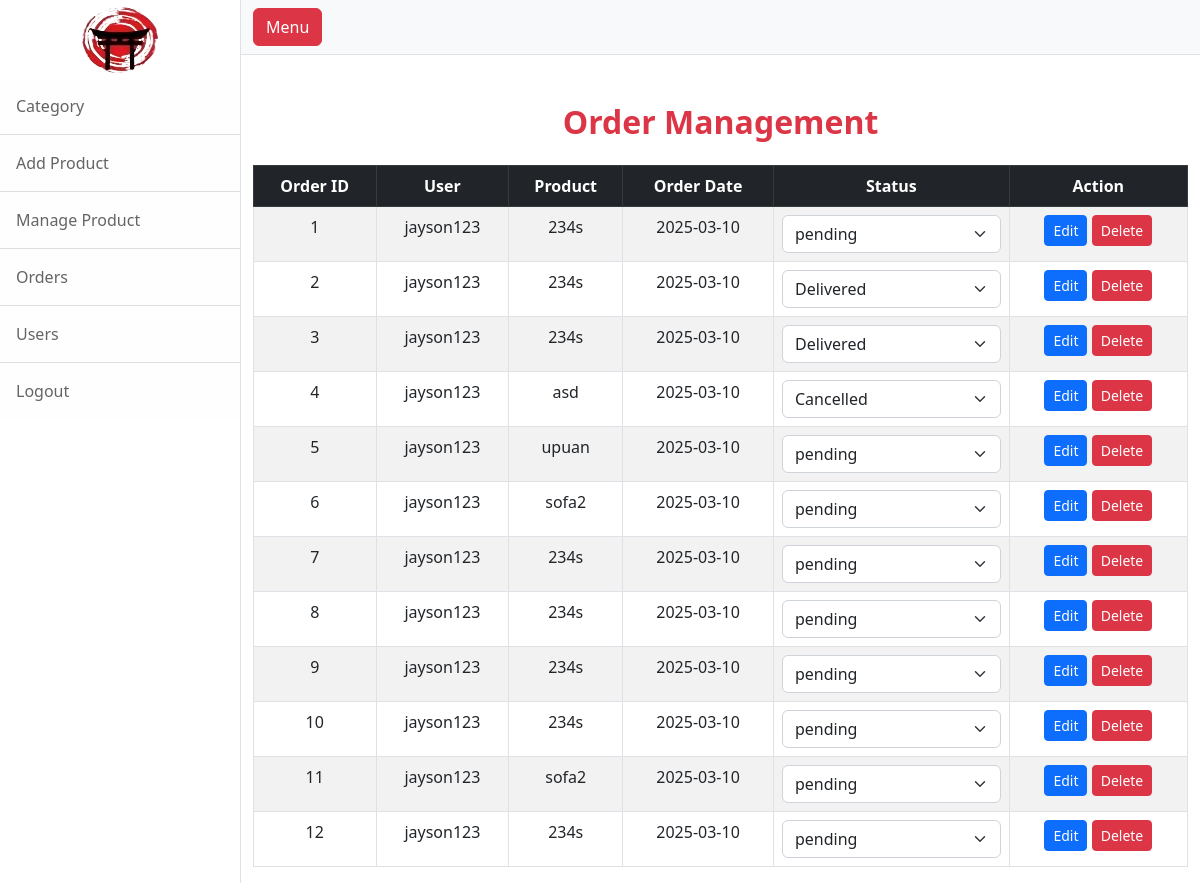
Screenshot of /admin/orders.php (signed in) with the database file from the repository.
### tables this page shows
CREATE TABLE `orders` (
  `order_id` int(11) NOT NULL,
  `user_id` int(11) DEFAULT NULL,
  `product_id` int(11) DEFAULT NULL,
  `product_name` varchar(255) NOT NULL,
  `quantity` int(11) NOT NULL,
  `order_date` date DEFAULT curdate(),
  `status` enum('pending','ready to ship','delivered','cancelled') NOT NULL DEFAULT 'pending',
  `mode_of_payment` varchar(50) NOT NULL,
  `amount_pay` decimal(10,2) NOT NULL,
  `gref` varchar(100) DEFAULT NULL,
  `gnumber` varchar(100) DEFAULT NULL,
  `product_image` varchar(255) NOT NULL,
  `address` varchar(255) NOT NULL
);

CREATE TABLE `users` (
  `user_id` int(11) NOT NULL,
  `user_name` varchar(255) NOT NULL,
  `user_email` varchar(255) NOT NULL,
  `user_password` varchar(255) NOT NULL,
  `created_at` timestamp NOT NULL DEFAULT current_timestamp(),
  `full_address` varchar(255) NOT NULL,
  `contact_number` varchar(20) NOT NULL
);

CREATE TABLE `product` (
  `product_id` int(11) NOT NULL,
  `category_id` int(11) DEFAULT NULL,
  `product_name` varchar(255) NOT NULL,
  `product_date` date DEFAULT NULL,
  `price` int(11) NOT NULL,
  `quantity` int(11) NOT NULL,
  `status` enum('available','out of stock') NOT NULL,
  `description` text NOT NULL,
  `product_image` varchar(255) NOT NULL
);

### admin/orders.php (the view, shortened to what this page needs)
<?php
$conn = new mysqli("localhost", "root", "", "japan_surplus");
$result = $conn->query("
        SELECT
            orders.order_id,
            users.user_name,
            product.product_name,
            orders.order_date,
            orders.status
        FROM orders
        JOIN users ON orders.user_id = users.user_id
        JOIN product ON orders.product_id = product.product_id
    ");
?>
<!DOCTYPE html>
<html lang="en">
<head>
    <link href="upload/css/styles.css" rel="stylesheet" />
</head>
<body>
    <div class="d-flex" id="wrapper">
        <?php
        include "upload/navigation.php";
        ?>
        <div id="page-content-wrapper">
            <?php
            include "upload/header.php";
            ?>
            <div class="container mt-5">
        <h2 class="text-danger mb-4 fw-bold text-center">Order Management</h2>
        <div class="table-responsive">
            <table class="table table-bordered table-striped table-hover text-center">
                <thead class="table-dark">
                    <tr>
                        <th>Order ID</th>
                        <th>User</th>
                        <th>Product</th>
                        <th>Order Date</th>
                        <th>Status</th>
                        <th>Action</th>
                    </tr>
                </thead>
                <tbody>
                    <?php while ($row = $result->fetch_assoc()): ?>
                        <tr>
                            <td><?php echo $row['order_id']; ?></td>
                            <td><?php echo $row['user_name']; ?></td>
                            <td><?php echo $row['product_name']; ?></td>
                            <td><?php echo $row['order_date']; ?></td>
                            <td>
                                <form method="POST" class="d-inline">
                                    <select name="status" class="form-select" onchange="this.form.submit()">
                                        <option value="dispatch" <?php if ($row['status'] == 'pending') echo 'selected'; ?>>pending</option>
                                        <option value="delivered" <?php if ($row['status'] == 'delivered') echo 'selected'; ?>>Delivered</option>
                                        <option value="cancelled" <?php if ($row['status'] == 'cancelled') echo 'selected'; ?>>Cancelled</option>
                                    </select>
                                </form>
                            </td>
                            <td>
                                <a href="edit_order.php?order_id=<?php echo $row['order_id']; ?>" class="btn btn-primary btn-sm">Edit</a>
                                <a href="delete_order.php?order_id=<?php echo $row['order_id']; ?>" class="btn btn-danger btn-sm" onclick="return confirm('Are you sure?')">Delete</a>
                            </td>
                        </tr>
                    <?php endwhile; ?>
                </tbody>
            </table>
        </div>
    </div>
        </div>
    </div>
</body>
</html>

### admin/upload/navigation.php (shortened to what this page needs)
<!DOCTYPE html>
<html lang="en">
<head>
    <link href="upload/css/styles.css" rel="stylesheet" />
</head>
<body>
        <div class="border-end bg-white" id="sidebar-wrapper">
    <div class="d-flex justify-content-center">
        <a href="index.php">
            <img src="../assets/picture/logo.png" alt="Logo" class="img-fluid" style="max-width: 150px;">
        </a>
    </div>
    <div class="list-group list-group-flush">
        <a class="list-group-item list-group-item-action list-group-item-light p-3" href="category.php">Category</a>
        <a class="list-group-item list-group-item-action list-group-item-light p-3" href="product.php">Add Product</a>
        <a class="list-group-item list-group-item-action list-group-item-light p-3" href="Manage_products.php">Manage Product</a>
        <a class="list-group-item list-group-item-action list-group-item-light p-3" href="orders.php">Orders</a>
        <a class="list-group-item list-group-item-action list-group-item-light p-3" href="users.php">Users</a>
        <a class="list-group-item list-group-item-action list-group-item-light p-3" href="logout.php">Logout</a>
    </div>
</div>
</body>
</html>

### admin/upload/header.php (shortened to what this page needs)
<!DOCTYPE html>
<html lang="en">
<head>
    <link href="upload/css/styles.css" rel="stylesheet" />
</head>
<body>
    <nav class="navbar navbar-expand-lg navbar-light bg-light border-bottom">
        <div class="container-fluid">
            <button class="btn btn-danger" id="sidebarToggle">Menu</button>
        </div>
    </nav>
</body>
</html>

### rows the page displays
orders: order_id "1", user.user_name "jayson123", product.product_name "234s", order_date "2025-03-10"
orders: order_id "2", user.user_name "jayson123", product.product_name "234s", order_date "2025-03-10", status "Delivered"
orders: order_id "3", user.user_name "jayson123", product.product_name "234s", order_date "2025-03-10", status "Delivered"
orders: order_id "4", user.user_name "jayson123", product.product_name "asd", order_date "2025-03-10", status "Cancelled"
orders: order_id "5", user.user_name "jayson123", product.product_name "upuan", order_date "2025-03-10"
orders: order_id "6", user.user_name "jayson123", product.product_name "sofa2", order_date "2025-03-10"
orders: order_id "7", user.user_name "jayson123", product.product_name "234s", order_date "2025-03-10", status "pending"
orders: order_id "8", user.user_name "jayson123", product.product_name "234s", order_date "2025-03-10", status "pending"
orders: order_id "9", user.user_name "jayson123", product.product_name "234s", order_date "2025-03-10", status "pending"
orders: order_id "10", user.user_name "jayson123", product.product_name "234s", order_date "2025-03-10", status "pending"
orders: order_id "11", user.user_name "jayson123", product.product_name "sofa2", order_date "2025-03-10", status "pending"
orders: order_id "12", user.user_name "jayson123", product.product_name "234s", order_date "2025-03-10", status "pending"
